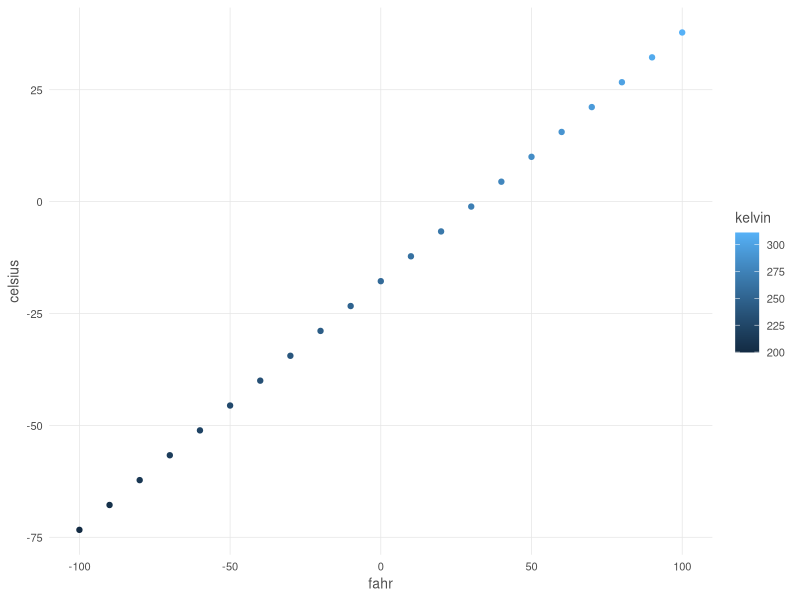
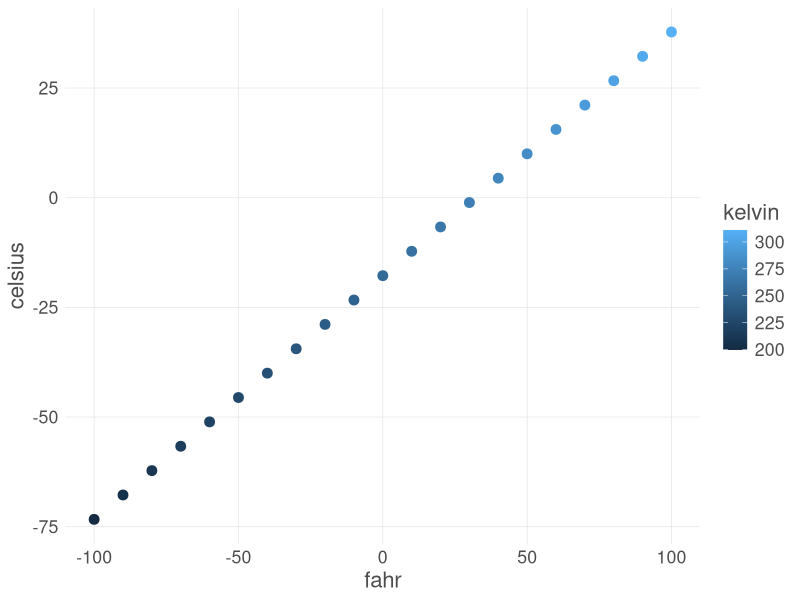

These figures' R source, in order:
## ---- chunk 1
airtemps <- c(212, 30.3, 78, 32)
celsius1 <- (airtemps[1] - 32 ) * 5/9
celsius2 <- (airtemps[2] - 32 ) * 5/9
celsius3 <- (airtemps[3] - 32 ) * 5/9
celsius4 <- (airtemps[4] - 32 ) * 5/9
## ---- chunk 2
#` Convert temp from F to C
#`
#` @param fahr Temp in degrees F to be converted
#` @return Temp in C
#` @export
#` @examples
#` f_to_c(32)

f_to_c <- function(fahr) {
  celsius <- (fahr-32)*5/9
  return(celsius)
}
## ---- chunk 3
celsius4 <- f_to_c(airtemps[1])
celsius4
## ---- chunk 4
celsius1 == celsius4
## ---- chunk 5
celsius <- f_to_c(airtemps)
celsius
## ---- chunk 6
c_to_f <- function(celsius) {
  fahr <- ((celsius * 9)/5) + 32
  return(fahr)
}
## ---- chunk 7
f1 <- c_to_f(celsius)
f1
airtemps == f1
## ---- chunk 8
convert_temps <- function(fahr) {
  celsius <- (fahr-32)*5/9
  kelvin <- celsius + 273.15
  return(list(fahr=fahr, celsius=celsius, kelvin=kelvin))
}

temps_df <- data.frame(convert_temps(seq(-100,100,10)))
## ---- chunk 9
custom_theme <- function(base_size = 9) {
    ggplot2::theme(
      text = ggplot2::element_text(family = 'Helvetica', color = 'gray30', size = base_size),
      plot.title = ggplot2::element_text(size = ggplot2::rel(1.25), hjust = 0.5, face = 'bold'),
      panel.background = ggplot2::element_blank(),
      panel.border = ggplot2::element_blank(),
      panel.grid.minor = ggplot2::element_blank(),
      panel.grid.major = ggplot2::element_line(colour = 'grey90', linewidth = .25),
      legend.position = 'right',
      legend.key = ggplot2::element_rect(colour = NA, fill = NA),
      axis.ticks = ggplot2::element_blank(),
      axis.line = ggplot2::element_blank()
      )
}

## ---- chunk 10
library(ggplot2)

ggplot(temps_df, mapping = aes(x = fahr, y = celsius, color = kelvin)) +
    geom_point() +
    custom_theme(10)
## ---- chunk 11
scatterplot <- function(df, point_size = 2, font_size = 9) {
  ggplot(df, mapping = aes(x = fahr, y = celsius, color = kelvin)) +
    geom_point(size = point_size) +
    custom_theme(font_size)
}
## ---- chunk 12
scatterplot(temps_df, point_size=3, font_size = 16)
